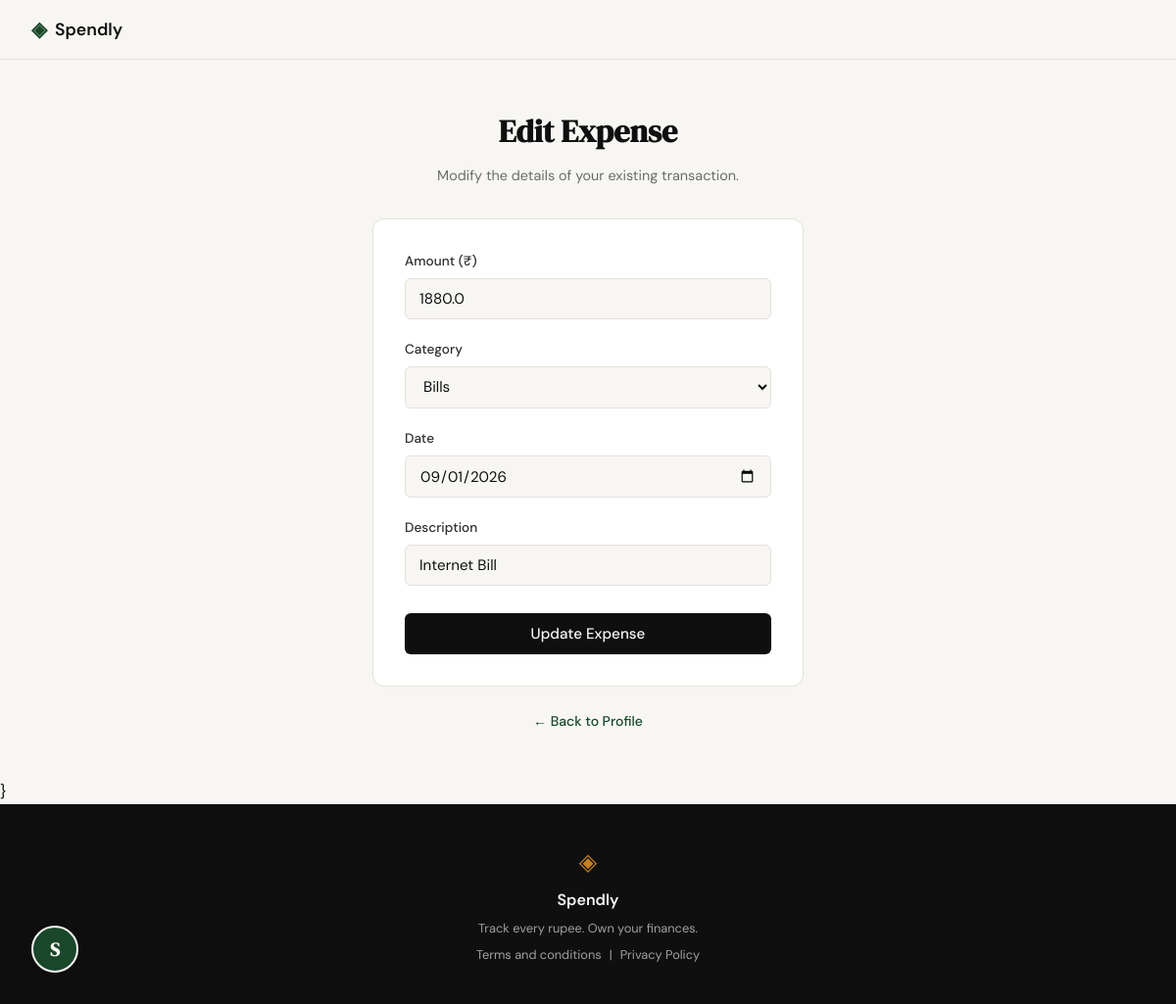
Page /expenses/111/edit (signed in) on the committed database.
### tables this page shows
CREATE TABLE expenses (
                id INTEGER PRIMARY KEY AUTOINCREMENT,
                user_id INTEGER NOT NULL,
                amount REAL NOT NULL,
                category TEXT NOT NULL,
                date TEXT NOT NULL,
                description TEXT,
                created_at TEXT DEFAULT (datetime('now')),
                FOREIGN KEY (user_id) REFERENCES users (id) ON DELETE CASCADE
            );

CREATE TABLE users (
                id INTEGER PRIMARY KEY AUTOINCREMENT,
                name TEXT NOT NULL,
                email TEXT UNIQUE NOT NULL,
                password_hash TEXT NOT NULL,
                created_at TEXT DEFAULT (datetime('now'))
            );

### app.py (the view, shortened to what this page needs)
@app.route("/expenses/<int:id>/edit", methods=["GET", "POST"])
def edit_expense(id):
    if not session.get("user_id"):
        return redirect(url_for("login"))
    user_id = session["user_id"]
    from database.db import get_db
    with get_db() as conn:
        expense = conn.execute(
            'SELECT * FROM expenses WHERE id = ? AND user_id = ?',
            (id, user_id)
        ).fetchone()
    if not expense:
        flash("Expense not found or access denied.")
        return redirect(url_for("profile"))
    return render_template("edit_expense.html", expense=expense)

### app.py (called while the page is built)
@app.context_processor
def inject_user():
    user_id = session.get("user_id")
    if user_id:
        user = get_user_by_id(user_id)
        return dict(current_user=user)
    return dict(current_user=None)

### database/db.py (called while the page is built)
def get_db():
    conn = sqlite3.connect(DATABASE_PATH)
    conn.row_factory = sqlite3.Row
    conn.execute('PRAGMA foreign_keys = ON')
    return conn

def get_user_by_id(user_id):
    with get_db() as conn:
        return conn.execute('SELECT * FROM users WHERE id = ?', (user_id,)).fetchone()

### templates/edit_expense.html (shortened to what this page needs)
{% extends "base.html" %}
{% block content %}
<div class="auth-section">
    <div class="auth-container">
        <div class="auth-header">
            <h1 class="auth-title">Edit Expense</h1>
            <p class="auth-subtitle">Modify the details of your existing transaction.</p>
        </div>
        <div class="auth-card">
            <form method="POST" action="{{ url_for('edit_expense', id=expense['id']) }}">
                <div class="form-group">
                    <label for="amount">Amount (₹)</label>
                    <input type="number" step="0.01" name="amount" id="amount" class="form-input"
                           value="{{ expense['amount'] }}" required>
                </div>
                <div class="form-group">
                    <label for="category">Category</label>
                    <select name="category" id="category" class="form-input" required>
                        <option value="Bills" {% if expense['category'] == 'Bills' %}selected{% endif %}>Bills</option>
                    </select>
                </div>
                <div class="form-group">
                    <label for="date">Date</label>
                    <input type="date" name="date" id="date" class="form-input"
                           value="{{ expense['date'] }}" required>
                </div>
                <div class="form-group">
                    <label for="description">Description</label>
                    <input type="text" name="description" id="description" class="form-input"
                           value="{{ expense['description'] or '' }}" placeholder="e.g. Weekly groceries">
                </div>
                <button type="submit" class="btn-submit">Update Expense</button>
            </form>
        </div>
        <div class="auth-switch">
            <a href="{{ url_for('profile') }}">← Back to Profile</a>
        </div>
        </div>
    </div>
}
{% endblock %}

### templates/base.html (shortened to what this page needs)
<!DOCTYPE html>
<html lang="en">
<head>
    <link rel="stylesheet" href="{{ url_for('static', filename='css/style.css') }}">
</head>
<body>
    <nav class="navbar">
        <div class="nav-inner">
            <a href="{{ url_for('landing') }}" class="nav-brand">
                <span class="brand-icon">◈</span>
                <span class="brand-name">Spendly</span>
            </a>
        </div>
    </nav>
    <main class="main-content">
        {% block content %}{% endblock %}
    </main>
    <footer class="footer">
        <div class="footer-inner">
            <span class="brand-icon">◈</span>
            <span class="footer-name">Spendly</span>
            <p class="footer-copy">Track every rupee. Own your finances.</p>
            <div class="footer-links">
                <a href="{{ url_for('terms') }}">Terms and conditions</a>
                <span class="footer-separator">|</span>
                <a href="{{ url_for('privacy') }}">Privacy Policy</a>
            </div>
        </div>
    </footer>
    {% if current_user %}
    <a href="{{ url_for('profile') }}" class="user-avatar">
        {{ current_user['name'][0] | upper }}
    </a>
    {% endif %}
</body>
</html>

### static/css/style.css (style rules this page uses)
:root { --ink: #0f0f0f; --ink-soft: #2d2d2d; --ink-muted: #6b6b6b; --ink-faint: #a0a0a0; --paper: #f7f6f3; --paper-warm: #f0ede6; --paper-card: #ffffff; --accent: #1a472a; --accent-light: #e8f0eb; --accent-2: #c17f24; --accent-2-light: #fdf3e3; --danger: #c0392b; --danger-light: #fdecea; --border: #e4e1da; --border-soft: #eeebe4; --status-success: #2e7d32; --status-success-bg: #e8f5e9; --status-error: #c0392b; --status-error-bg: #fdecea; --status-error-border: #f5c6c2; --shadow-sm: 0 2px 4px rgba(0,0,0,0.05); --shadow-md: 0 4px 12px rgba(0,0,0,0.08); --shadow-lg: 0 12px 24px rgba(0,0,0,0.08); --font-display: 'DM Serif Display', Georgia, serif; --font-body: 'DM Sans', system-ui, sans-serif; --max-width: 1200px; --auth-width: 440px; --radius-sm: 6px; --radius-md: 12px; --radius-lg: 20px; }
*, *::before, *::after { box-sizing: border-box; margin: 0; padding: 0; }
html { font-size: 16px; scroll-behavior: smooth; }
body { background: var(--paper); color: var(--ink); font-family: var(--font-body); font-size: 1rem; line-height: 1.6; -webkit-font-smoothing: antialiased; }
a { color: inherit; text-decoration: none; }
.navbar { position: sticky; top: 0; z-index: 100; background: var(--paper); border-bottom: 1px solid var(--border); padding: 0 2rem; }
.nav-inner { max-width: var(--max-width); margin: 0 auto; height: 60px; display: flex; align-items: center; justify-content: space-between; }
.nav-brand { display: flex; align-items: center; gap: 0.5rem; font-family: var(--font-body); font-weight: 600; font-size: 1.1rem; color: var(--ink); }
.brand-icon { color: var(--accent); font-size: 1.3rem; }
.brand-name { color: var(--ink); }
.main-content { min-height: calc(100vh - 60px - 100px); }
.auth-section { min-height: calc(100vh - 60px - 100px); display: flex; align-items: center; justify-content: center; padding: 3rem 2rem; }
.auth-container { width: 100%; max-width: var(--auth-width); }
.auth-header { text-align: center; margin-bottom: 2rem; }
.auth-title { font-family: var(--font-display); font-size: 2rem; color: var(--ink); margin-bottom: 0.5rem; }
.auth-subtitle { font-size: 0.9rem; color: var(--ink-muted); }
.auth-card { background: var(--paper-card); border: 1px solid var(--border); border-radius: var(--radius-md); padding: 2rem; margin-bottom: 1.5rem; }
.form-group { margin-bottom: 1.25rem; }
.form-group label { display: block; font-size: 0.85rem; font-weight: 500; color: var(--ink-soft); margin-bottom: 0.4rem; }
.form-input { width: 100%; padding: 0.6rem 0.875rem; border: 1px solid var(--border); border-radius: var(--radius-sm); font-family: var(--font-body); font-size: 0.95rem; color: var(--ink); background: var(--paper); outline: none; transition: border-color 0.2s; }
.form-input::placeholder { color: var(--ink-faint); }
.btn-submit { width: 100%; padding: 0.7rem; background: var(--ink); color: var(--paper); border: none; border-radius: var(--radius-sm); font-family: var(--font-body); font-size: 0.95rem; font-weight: 500; cursor: pointer; transition: all 0.2s; margin-top: 0.5rem; }
.auth-switch { text-align: center; font-size: 0.875rem; color: var(--ink-muted); }
.auth-switch a { color: var(--accent); font-weight: 500; }
.user-avatar { position: fixed; bottom: 2rem; left: 2rem; width: 48px; height: 48px; background: var(--accent); color: var(--paper); border-radius: 50%; display: flex; align-items: center; justify-content: center; font-family: var(--font-display); font-weight: 600; font-size: 1.2rem; cursor: pointer; box-shadow: 0 4px 12px rgba(0,0,0,0.15); transition: transform 0.2s, background 0.2s; z-index: 1000; border: 2px solid var(--paper); }
.footer { background: var(--ink); color: var(--paper); padding: 2.5rem 2rem; text-align: center; }
.footer-inner { display: flex; flex-direction: column; align-items: center; gap: 0.4rem; }
.footer .brand-icon { color: var(--accent-2); font-size: 1.5rem; }
.footer-name { font-weight: 600; font-size: 1rem; }
.footer-copy { font-size: 0.8rem; color: var(--ink-faint); }
.footer-links { display: flex; align-items: center; gap: 0.5rem; font-size: 0.8rem; color: var(--ink-faint); }
.footer-links a { transition: color 0.2s; }
.footer-separator { color: var(--ink-faint); }

### rows in the picture
expenses: amount "1880.0", category "Bills", date "09/01/2026", description "Internet Bill"
users: name "S"
